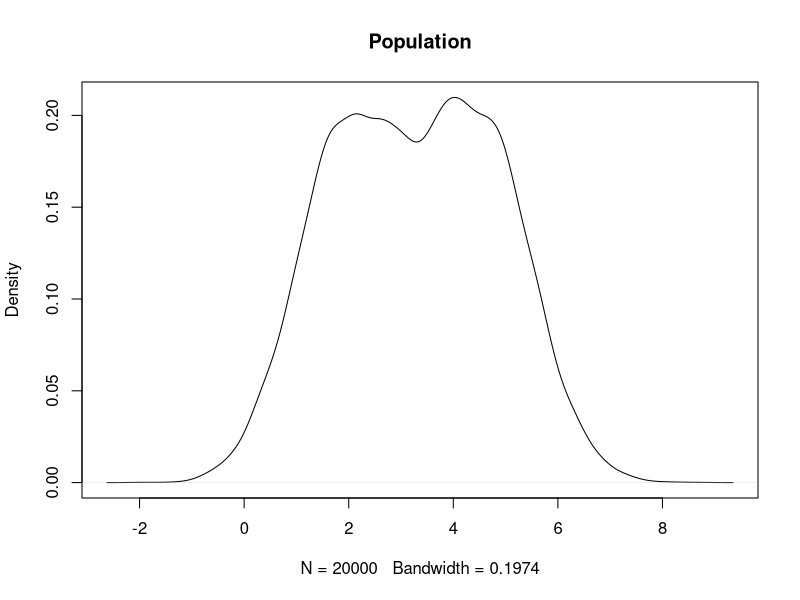
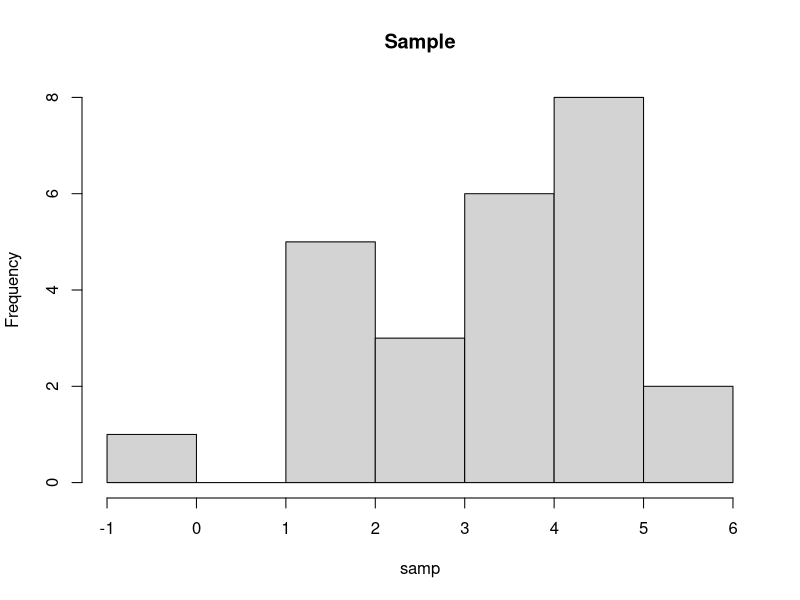

The R script that drew these images, in order:
population <- c(rnorm(n=10000, mean=2), rnorm(n=10000, mean=4.5))
den <- density(population)
plot(den, frame = TRUE, col = "black",main = "Population")

samp <- sample(population, size=25)

hist(samp, main='Sample')
